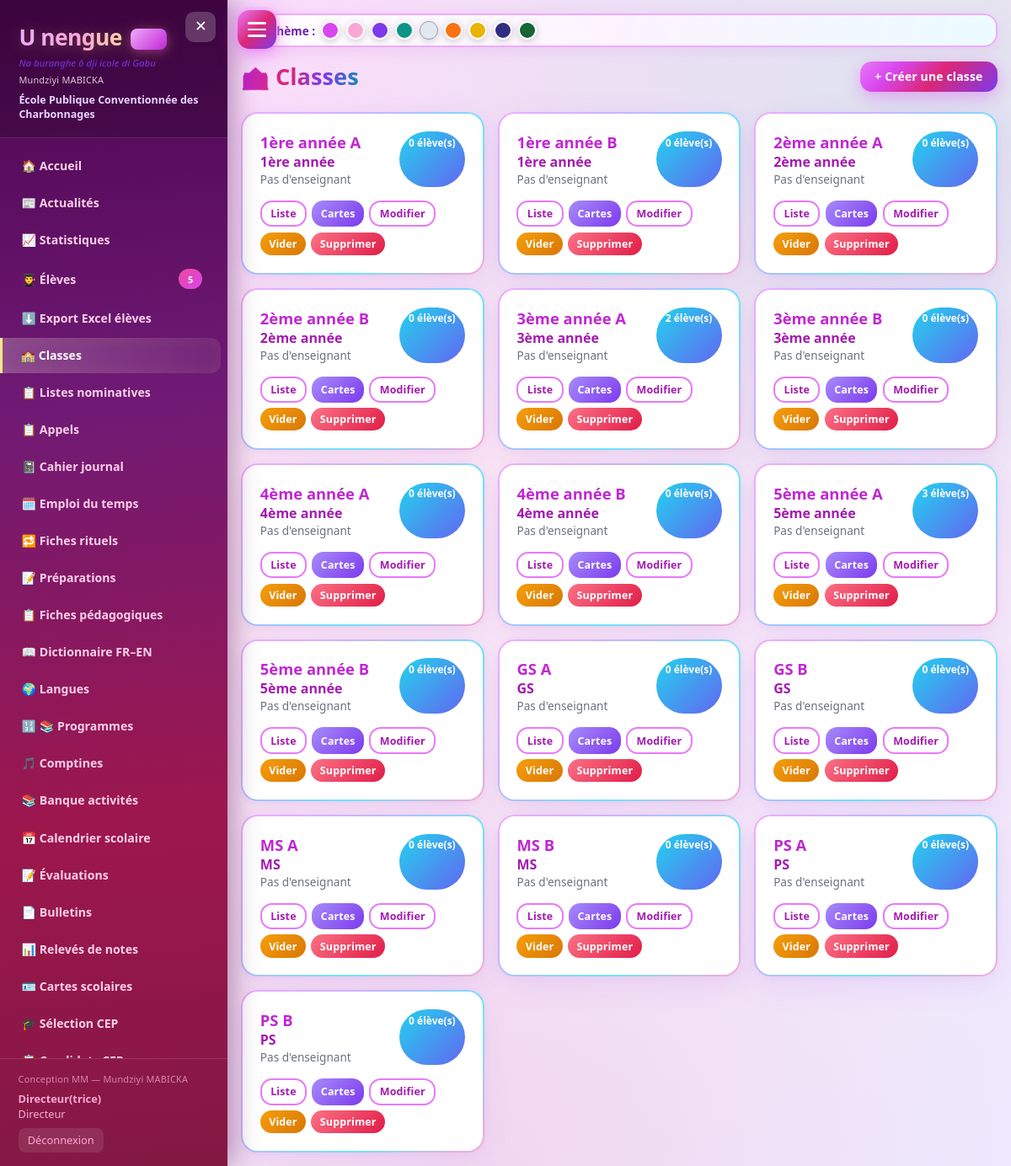
Page /classes (signed in) on the committed database.
### app.py (models this page shows)
class SchoolSettings(db.Model):
    id = db.Column(db.Integer, primary_key=True)
    tenant_id = db.Column(db.Integer, db.ForeignKey('tenant.id'), nullable=True, index=True)
    school_name = db.Column(db.String(200), default='École Primaire')
    address = db.Column(db.String(300), default='')
    phone = db.Column(db.String(50), default='')
    email = db.Column(db.String(120), default='')
    province = db.Column(db.String(100), default='')
    circonscription = db.Column(db.String(100), default='')
    director_name = db.Column(db.String(120), default='')
    annee_scolaire = db.Column(db.String(20), default='2025-2026')
    sms_enabled = db.Column(db.Boolean, default=False)
    sms_provider = db.Column(db.String(50), default='twilio')  # twilio / manuel
    sms_account_sid = db.Column(db.String(120), default='')
    sms_auth_token = db.Column(db.String(120), default='')
    sms_from_number = db.Column(db.String(30), default='')
    smtp_enabled = db.Column(db.Boolean, default=False)
    smtp_host = db.Column(db.String(120), default='smtp.gmail.com')
    smtp_port = db.Column(db.Integer, default=587)
    smtp_user = db.Column(db.String(120), default='')
    smtp_password = db.Column(db.String(200), default='')
    smtp_from = db.Column(db.String(120), default='')
    smtp_use_tls = db.Column(db.Boolean, default=True)
    logo_path = db.Column(db.String(300), default='')
    logo2_path = db.Column(db.String(300), default='')
    logo3_path = db.Column(db.String(300), default='')
    logo4_path = db.Column(db.String(300), default='')

class ClassRoom(db.Model):
    id = db.Column(db.Integer, primary_key=True)
    tenant_id = db.Column(db.Integer, db.ForeignKey('tenant.id'), nullable=True, index=True)
    name = db.Column(db.String(80), nullable=False)
    level = db.Column(db.String(30))  # 1ère année ... 5ème année
    teacher = db.Column(db.String(120))
    students = db.relationship('Student', backref='classroom', lazy=True)

### app.py (the view)
@app.route('/classes')
@director_required
def classes():
    rooms = scoped_query(ClassRoom).order_by(ClassRoom.level, ClassRoom.name).all()
    return render_template('classes.html', rooms=rooms)

### app.py (called while the page is built, shortened)
def director_required(f):
    @wraps(f)
    def decorated(*args, **kwargs):
        if 'user_id' not in session:
            flash('Veuillez vous connecter.', 'warning')
            return redirect(url_for('login'))
        if session.get('role') not in ('Directeur', 'Createur') and not session.get('is_creator'):
            flash('Accès réservé au directeur.', 'danger')
            return redirect(url_for('dashboard'))
        return f(*args, **kwargs)
    return decorated

def current_tenant_id():
    if session.get('is_creator'):
        return session.get('view_tenant_id')  # optionnel : voir une école
    return session.get('tenant_id')

def scoped_query(model):
    q = model.query
    if not hasattr(model, 'tenant_id'):
        return q
    if session.get('is_creator') and not session.get('view_tenant_id'):
        return q  # créateur voit tout
    tid = current_tenant_id()
    if tid is None:
        return q.filter(model.tenant_id == -1)  # rien
    return q.filter(model.tenant_id == tid)

@app.before_request
def before_request_migrate():
    global _schema_ready

@app.context_processor
def inject_globals():
    try:
        settings = scoped_query(SchoolSettings).first()
        students_count = scoped_query(Student).count()
    except Exception:
        settings = None
        students_count = 0
    return dict(settings=settings, students_count=students_count,
                mastery_class=mastery_class, COMPETENCES=COMPETENCES,
                NIVEAUX=NIVEAUX, PALIERS=PALIERS,
                theme=session.get('theme', 'fuchsia'))

### templates/classes.html (shortened to what this page needs)
{% extends "base.html" %}
{% block content %}
<div class="page-header">
    <h2>🏫 Classes</h2>
    <a href="{{ url_for('ajouter_classe') }}" class="btn btn-primary">+ Créer une classe</a>
</div>
<div style="display:grid;grid-template-columns:repeat(auto-fill,minmax(280px,1fr));gap:1rem">
{% for r in rooms %}
<div class="card">
    <div style="display:flex;justify-content:space-between">
        <div>
            <h3 style="font-size:1.15rem;color:#c026d3">{{ r.name }}</h3>
            <div style="color:#a21caf;font-weight:600">{{ r.level }}</div>
            <div style="color:#6b7280;font-size:0.85rem">{{ r.teacher or 'Pas d\'enseignant' }}</div>
        </div>
        <span class="badge badge-info">{{ r.students|length }} élève(s)</span>
    </div>
    <div class="btn-group" style="margin-top:1rem">
        <a href="{{ url_for('liste_classe', id=r.id) }}" class="btn btn-outline btn-sm">Liste</a>
        <a href="{{ url_for('cartes_classe', id=r.id) }}" class="btn btn-purple btn-sm">Cartes</a>
        <a href="{{ url_for('modifier_classe', id=r.id) }}" class="btn btn-sm btn-outline">Modifier</a>
        <a href="{{ url_for('vider_classe', id=r.id) }}" class="btn btn-warning btn-sm"
           onclick="return confirm('Supprimer TOUS les élèves de {{ r.name }} ? Cette action est irréversible.')">Vider</a>
        <a href="{{ url_for('supprimer_classe', id=r.id) }}" class="btn btn-danger btn-sm"
           onclick="return confirm('Supprimer la classe {{ r.name }} et tous ses élèves ?')">Supprimer</a>
    </div>
</div>
{% else %}
<div class="card" style="grid-column:1/-1;text-align:center;padding:2rem">Aucune classe</div>
{% endfor %}
</div>
{% endblock %}

### templates/base.html (shortened to what this page needs)
<!DOCTYPE html>
<html lang="fr" data-theme="{{ theme|default("fuchsia") }}">
<head>
    <link rel="stylesheet" href="{{ url_for('static', filename='css/style.css') }}">
</head>
<body>
    <button type="button" class="menu-fab" id="menuToggle" aria-label="Menu">
        <span></span><span></span><span></span>
    </button>
    <aside class="sidebar" id="sidebar">
        <div class="sidebar-header">
            <button type="button" class="menu-close" id="menuClose" aria-label="Fermer">✕</button>
            <h1>U nengue <span class="mm-badge">MM</span></h1>
            <div class="subtitle">Na buranghe ô dji icole di Gabu</div>
            <div class="mm-credit" style="opacity:0.85;margin-top:0.25rem">Mundziyi MABICKA</div>
            <div class="school-name">{{ settings.school_name if settings else 'École Primaire' }}</div>
        </div>
        <nav class="sidebar-nav">
            <a href="{{ url_for('dashboard') }}" class="nav-item {% if request.endpoint == 'dashboard' %}active{% endif %}">🏠 Accueil</a>
            <a href="{{ url_for('actualites') }}" class="nav-item {% if request.endpoint and 'actualite' in request.endpoint %}active{% endif %}">📰 Actualités</a>
            <a href="{{ url_for('statistiques') }}" class="nav-item {% if request.endpoint and 'statistique' in request.endpoint %}active{% endif %}">📈 Statistiques</a>
            <a href="{{ url_for('eleves') }}" class="nav-item {% if 'eleve' in (request.endpoint or '') %}active{% endif %}">👨‍🎓 Élèves <span class="badge">{{ students_count }}</span></a>
            <a href="{{ url_for('export_eleves_xlsx') }}" class="nav-item">⬇️ Export Excel élèves</a>
            {% if session.get('role') == 'Directeur' %}
            <a href="{{ url_for('classes') }}" class="nav-item {% if 'classe' in (request.endpoint or '') %}active{% endif %}">🏫 Classes</a>
            {% endif %}
            <a href="{{ url_for('listes') }}" class="nav-item {% if 'liste' in (request.endpoint or '') %}active{% endif %}">📋 Listes nominatives</a>
            <a href="{{ url_for('appels') }}" class="nav-item {% if request.endpoint and 'appel' in request.endpoint %}active{% endif %}">📋 Appels</a>
            <a href="{{ url_for('cahier_journal') }}" class="nav-item {% if request.endpoint and 'cahier' in request.endpoint %}active{% endif %}">📓 Cahier journal</a>
            <a href="{{ url_for('emploi_du_temps') }}" class="nav-item {% if request.endpoint and 'emploi' in (request.endpoint or '') %}active{% endif %}">🗓️ Emploi du temps</a>
            <a href="{{ url_for('fiches_rituels') }}" class="nav-item {% if request.endpoint and 'rituel' in (request.endpoint or '') %}active{% endif %}">🔁 Fiches rituels</a>
            <a href="{{ url_for('fiches_preparation') }}" class="nav-item {% if request.endpoint and 'preparation' in (request.endpoint or '') %}active{% endif %}">📝 Préparations</a>
            <a href="{{ url_for('fiches_pedagogiques') }}" class="nav-item {% if request.endpoint and 'fiche_pedago' in (request.endpoint or '') or request.endpoint == 'fiches_pedagogiques' %}active{% endif %}">📋 Fiches pédagogiques</a>
            <a href="{{ url_for('dictionnaire') }}" class="nav-item {% if request.endpoint == 'dictionnaire' %}active{% endif %}">📖 Dictionnaire FR–EN</a>
            <a href="{{ url_for('langues') }}" class="nav-item ">🌍 Langues</a>
            <a href="{{ url_for('programmes') }}" class="nav-item {% if request.endpoint == 'programmes_maths' %}active{% endif %}">🔢 📚 Programmes</a>
            <a href="{{ url_for('comptines') }}" class="nav-item {% if request.endpoint == 'comptines' %}active{% endif %}">🎵 Comptines</a>
            <a href="{{ url_for('banque_activites') }}" class="nav-item {% if request.endpoint and 'banque' in request.endpoint %}active{% endif %}">📚 Banque activités</a>
            <a href="{{ url_for('calendrier_scolaire') }}" class="nav-item {% if request.endpoint == 'calendrier_scolaire' %}active{% endif %}">📅 Calendrier scolaire</a>
            <a href="{{ url_for('evaluations') }}" class="nav-item {% if 'evaluation' in (request.endpoint or '') or request.endpoint == 'saisir_evaluation' %}active{% endif %}">📝 Évaluations</a>
            <a href="{{ url_for('bulletins') }}" class="nav-item {% if request.endpoint in ('bulletins', 'bulletin', 'bulletin_pdf') %}active{% endif %}">📄 Bulletins</a>
            <a href="{{ url_for('releves') }}" class="nav-item {% if request.endpoint == 'releves' %}active{% endif %}">📊 Relevés de notes</a>
            <a href="{{ url_for('cartes') }}" class="nav-item {% if 'carte' in (request.endpoint or '') %}active{% endif %}">🪪 Cartes scolaires</a>
            {% if session.get('role') == 'Directeur' %}
            <a href="{{ url_for('cep') }}" class="nav-item {% if request.endpoint == 'cep' %}active{% endif %}">🎓 Sélection CEP</a>
            <a href="{{ url_for('cep_candidats') }}" class="nav-item {% if 'cep_candidats' in (request.endpoint or '') %}active{% endif %}">📋 Candidats CEP</a>
            {% endif %}
        </nav>
        <div class="sidebar-footer">
            <div class="mm-credit">Conception MM — Mundziyi MABICKA</div>
            <div><strong>{{ session.get('full_name', '') }}</strong></div>
            <div>{{ session.get('role', '') }}</div>
            <a href="{{ url_for('logout') }}" class="sidebar-logout">Déconnexion</a>
        </div>
    </aside>
    <main class="main" id="mainContent">
        <div class="theme-bar-top">
            <span>🎨 Thème :</span>
            <a href="{{ url_for('set_theme', name='fuchsia') }}" class="theme-dot" style="background:#d946ef" title="Fuchsia"></a>
            <a href="{{ url_for('set_theme', name='maternelle-pastel') }}" class="theme-dot" style="background:#f9a8d4" title="Maternelle"></a>
            <a href="{{ url_for('set_theme', name='mauve-spatial') }}" class="theme-dot" style="background:#7c3aed" title="Mauve"></a>
            <a href="{{ url_for('set_theme', name='emeraude-mer') }}" class="theme-dot" style="background:#0d9488" title="Émeraude"></a>
            <a href="{{ url_for('set_theme', name='cristal-miranda') }}" class="theme-dot" style="background:#e2e8f0;border:1px solid #94a3b8" title="Cristal"></a>
            <a href="{{ url_for('set_theme', name='orange-vert') }}" class="theme-dot" style="background:#f97316" title="Orange"></a>
            <a href="{{ url_for('set_theme', name='soleil-or') }}" class="theme-dot" style="background:#eab308" title="Soleil"></a>
            <a href="{{ url_for('set_theme', name='nuit-indigo') }}" class="theme-dot" style="background:#312e81" title="Indigo"></a>
            <a href="{{ url_for('set_theme', name='foret-okoume') }}" class="theme-dot" style="background:#166534" title="Forêt"></a>
        </div>
        <div class="page-body">
            {% block content %}{% endblock %}
        </div>
    </main>
</body>
</html>

### rows in the picture
SchoolSettings: school_name "École Publique Conventionnée des Charbonnages"
ClassRoom: name "1ère année A", level "1ère année", teacher "Pas d'enseignant", students|length "0"
ClassRoom: name "1ère année B", level "1ère année", teacher "Pas d'enseignant", students|length "0"
ClassRoom: name "2ème année A", level "2ème année", teacher "Pas d'enseignant", students|length "0"
ClassRoom: name "2ème année B", level "2ème année", teacher "Pas d'enseignant", students|length "0"
ClassRoom: name "3ème année A", level "3ème année", teacher "Pas d'enseignant", students|length "2"
ClassRoom: name "3ème année B", level "3ème année", teacher "Pas d'enseignant", students|length "0"
ClassRoom: name "4ème année A", level "4ème année", teacher "Pas d'enseignant", students|length "0"
ClassRoom: name "4ème année B", level "4ème année", teacher "Pas d'enseignant", students|length "0"
ClassRoom: name "5ème année A", level "5ème année", teacher "Pas d'enseignant", students|length "3"
ClassRoom: name "5ème année B", level "5ème année", teacher "Pas d'enseignant", students|length "0"
ClassRoom: name "GS A", level "GS", teacher "Pas d'enseignant", students|length "0"
ClassRoom: name "GS B", level "GS", teacher "Pas d'enseignant", students|length "0"
ClassRoom: name "MS A", level "MS", teacher "Pas d'enseignant", students|length "0"
ClassRoom: name "MS B", level "MS", teacher "Pas d'enseignant", students|length "0"
ClassRoom: name "PS A", level "PS", teacher "Pas d'enseignant", students|length "0"
ClassRoom: name "PS B", level "PS", teacher "Pas d'enseignant", students|length "0"

### other values in the picture
{{ students_count }} "5"
{{ session.get('full_name', '') }} "Directeur(trice)"
{{ session.get('role', '') }} "Directeur"
